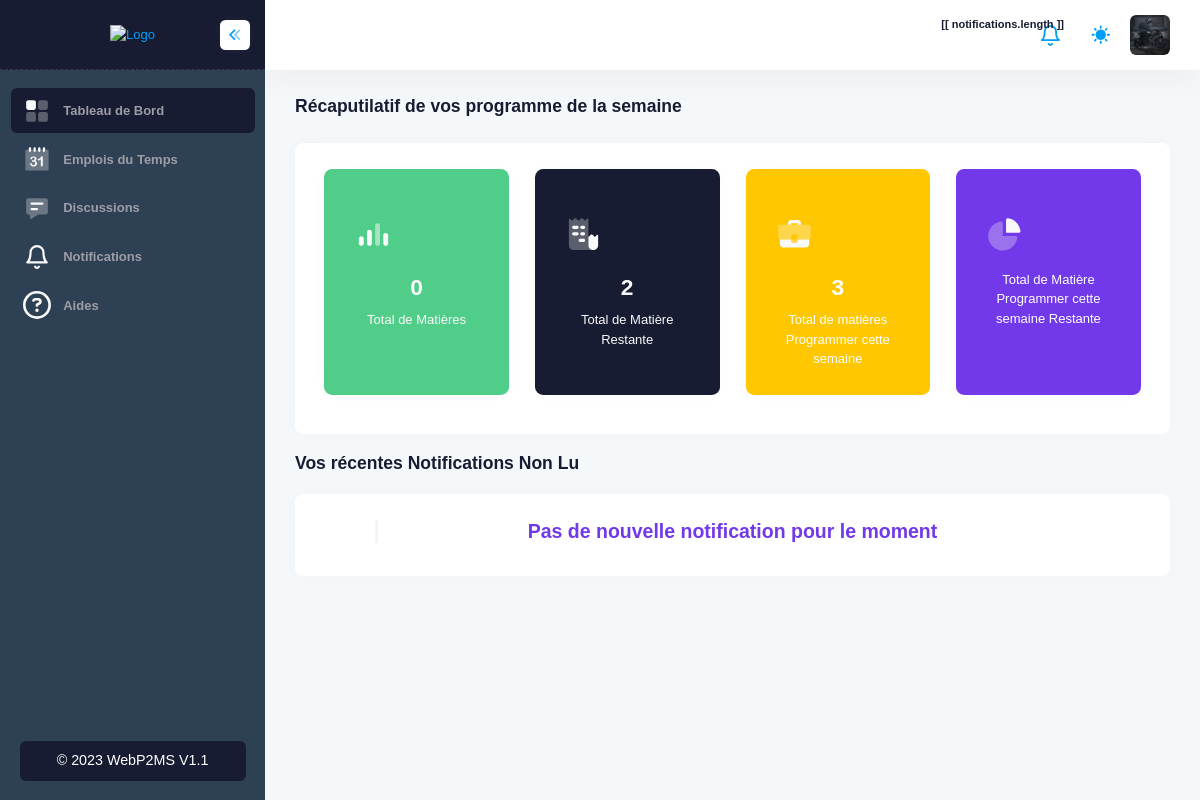
The page / (signed in) on the database as committed earlier.
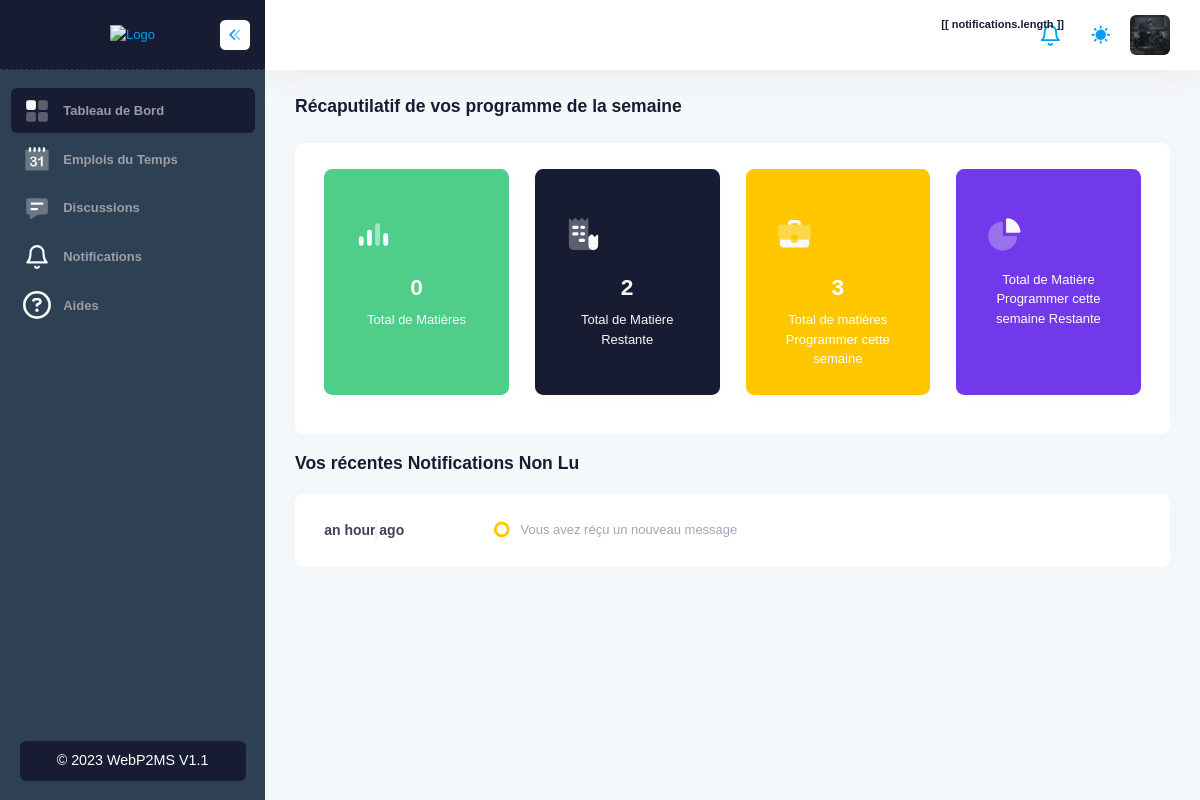
The same page on the database as committed later.
### App/models.py (models this page shows, shortened)
class Notification(models.Model):
    user = models.ForeignKey(
        MyUser, on_delete=models.CASCADE, related_name='notifications')
    message = models.CharField(max_length=255)
    elt = models.IntegerField()
    category = models.CharField(max_length=50, default="shedule")
    is_opened = models.BooleanField(default=False, blank=True)
    created_at = models.DateTimeField(auto_now_add=True)
    class Meta:
        ordering = ['-created_at']

### App/views.py (the view)
# urls.py: path('', views.default, name='default'),
@login_required
def default(request):
    try:
        total_subject_student = models.Subject.objects.filter(level_id=request.user.level.id).count()
    except:
        total_subject_student = 0
    context = {
        'total_students': User.objects.filter().count(),
        'total_teachers': User.objects.filter(is_teacher=True).count(),
        'total_subjects': models.Subject.objects.all().count(),
        'total_classroom': models.Classroom.objects.all().count(),
        'notifications': request.user.notifications.filter(is_opened=False),
        'total_subject_student': total_subject_student,
        'total_subject_w': 2,
        'total_subject_week': 3,
        'total_subject_week_w': 1,
    }
    return render(request, 'app/default.html', context)

### template/app/default.html (shortened to what the changed rows need)
{% extends 'base/base.html' %}
{% load humanize %}
{% block 'main' %}
<div class="d-flex flex-column flex-column-fluid">
    <div id="kt_app_toolbar" class="app-toolbar py-4 py-lg-8">
        <div id="kt_app_toolbar_container" class="app-container container-xxl d-flex flex-stack">
            <div class="page-title d-flex flex-column justify-content-center flex-wrap me-3">
                <h1 class="page-heading d-flex text-dark fw-bold fs-3 flex-column justify-content-center my-0">
                    {% if user.is_staff or user.is_superuser and not user.is_teacher %}
                    Tableau de Bord
                    {% elif user.is_teacher %}
                        Récaputilatif de vos programme de la semaine
                    {% else %}
                    Page récaputilative de la {{ user.level.slug }}
                    {% endif %}
                </h1>
            </div>
        </div>
    </div>
    <div id="kt_app_content" class="app-content flex-column-fluid">
        <div id="kt_app_content_container" class="app-container container-xxl">
            <div class="my-3 card">
                <div class="card-body">
                    <div class="timeline-label">
                        {% for n in notifications %}
                        <div class="timeline-item">
                            <div class="timeline-label w-175px fw-bold text-gray-800 fs-6">
                                {{ n.created_at|naturaltime }}
                            </div>
                            <div class="timeline-badge">
                                <i class="fa fa-genderless text-warning fs-1"></i>
                            </div>
                            <div class="fw-mormal timeline-content text-muted ps-3">
                                {{ n.message }}
                            </div>
                        </div>
                        {% empty %}
                        <h2 class="text-center text-info">Pas de nouvelle notification pour le moment</h2>
                        {% endfor %}
                    </div>
                </div>
            </div>
        </div>
    </div>
</div>
{% endblock %}

Rows that differ between the two databases and show on the page:
added Notification: created_at "an hour ago", message "Vous avez réçu un nouveau message"
Other text that changed with them:
text no longer shown: "Pas de nouvelle notification pour le moment"
